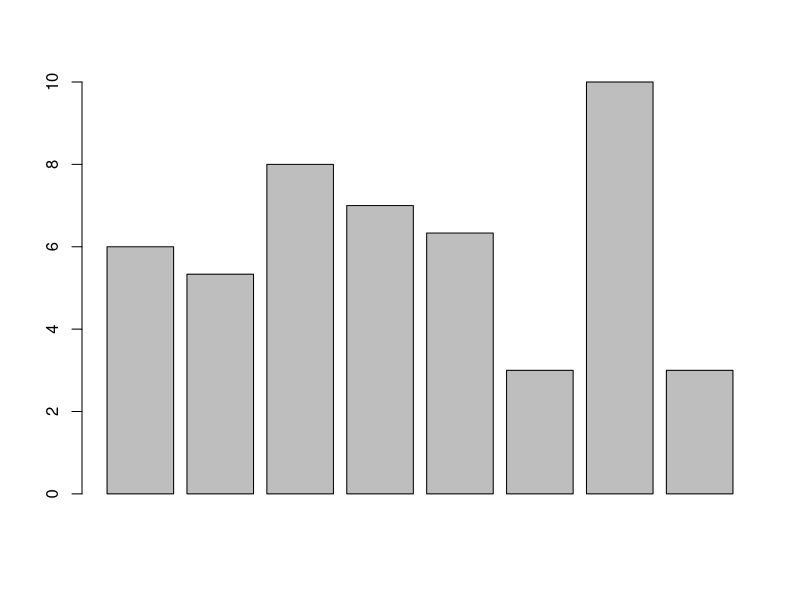
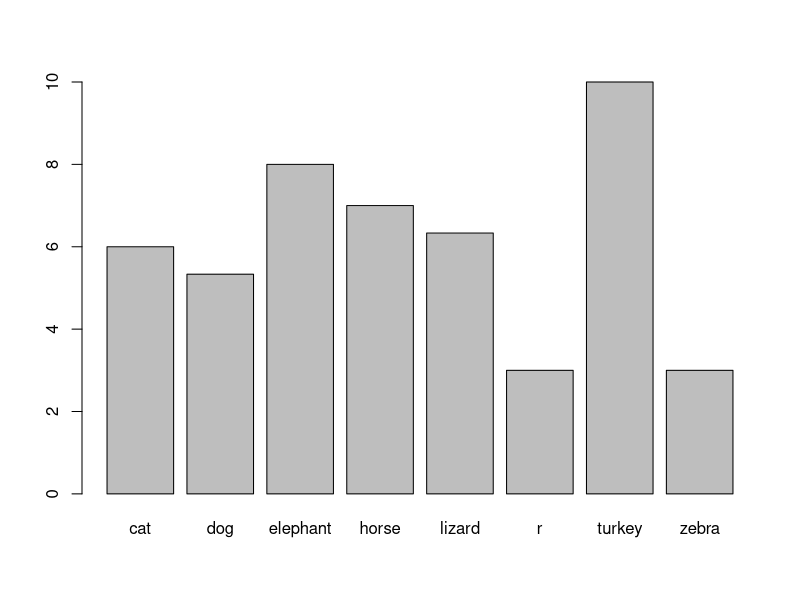
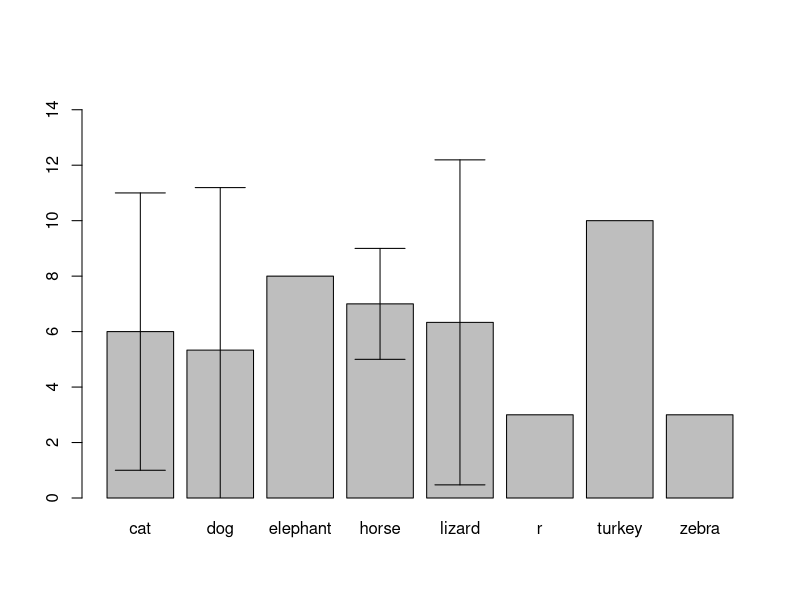
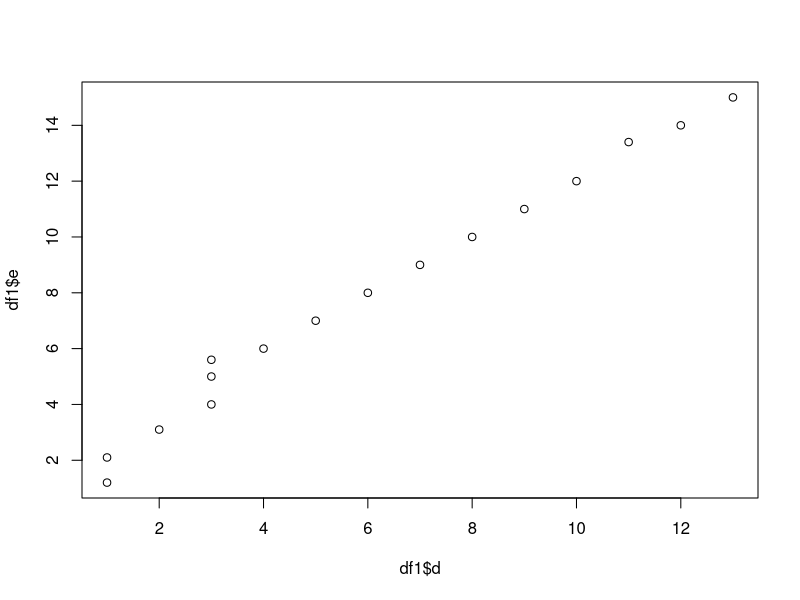
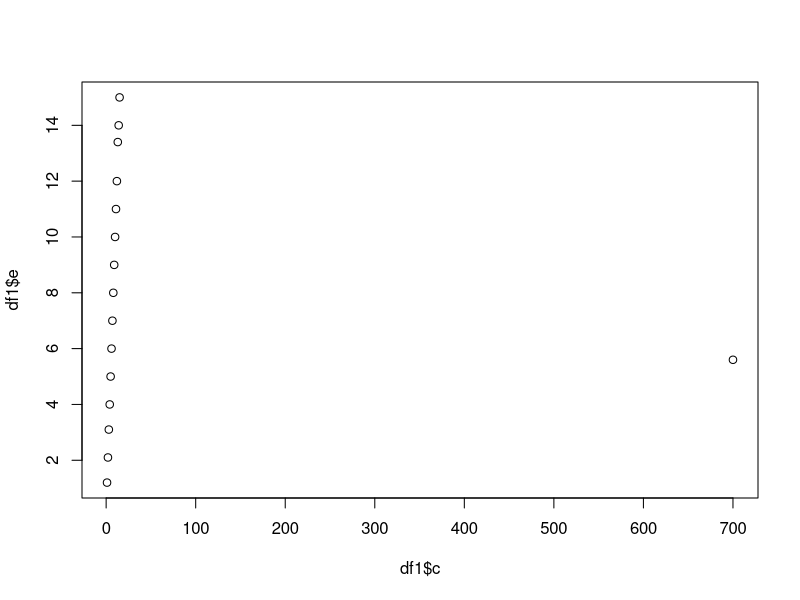
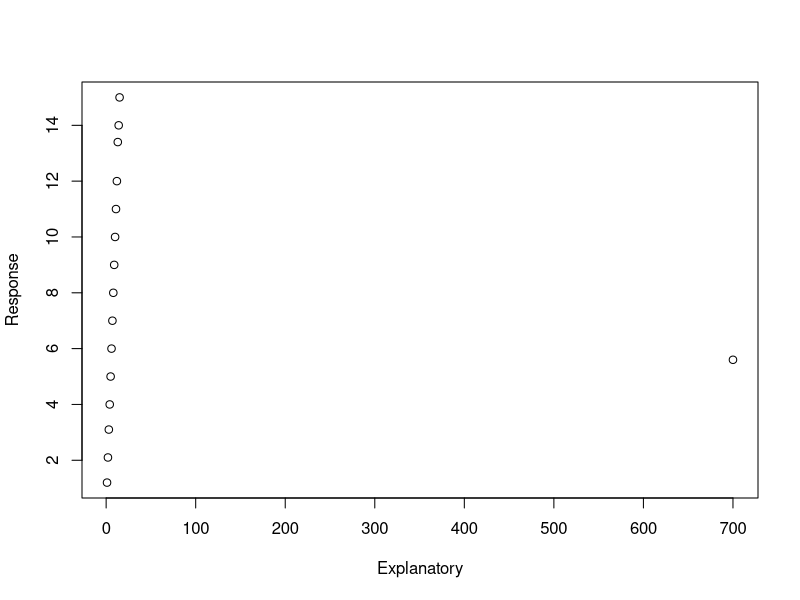
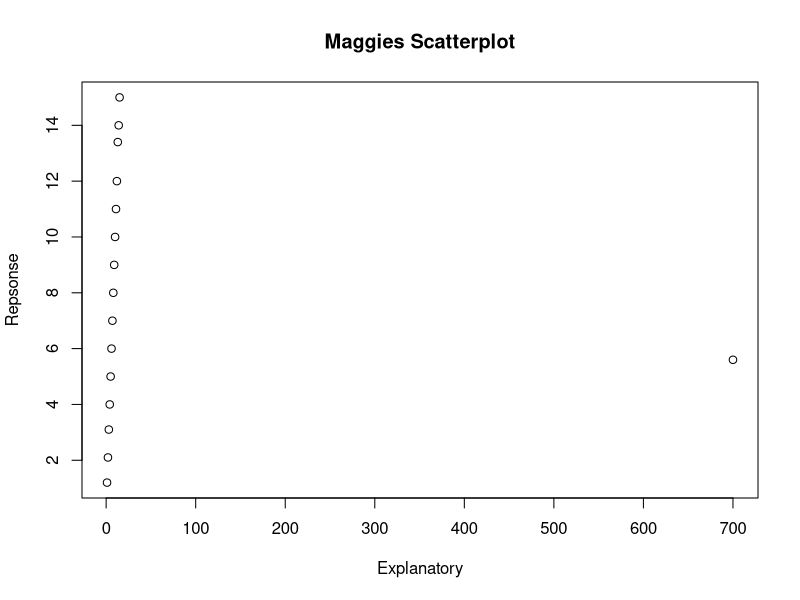
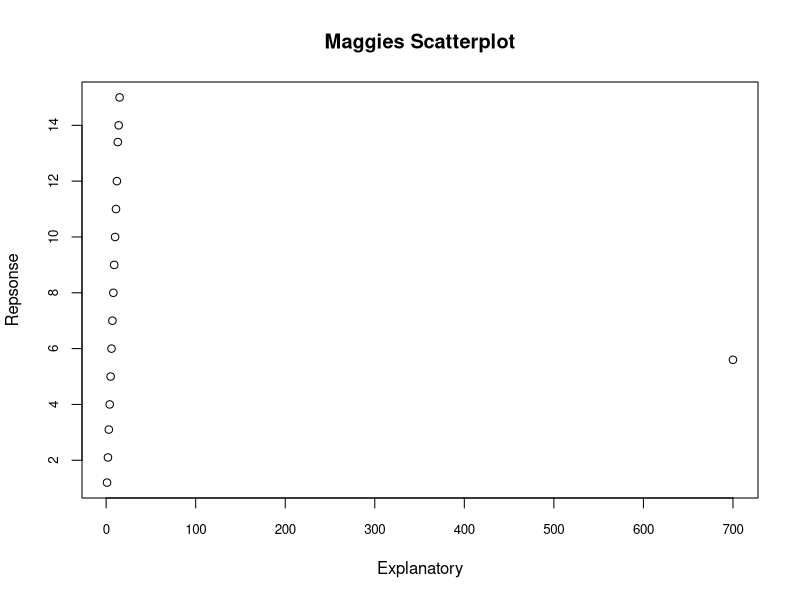

These charts were generated, in order, by the following R code:
# With the data frame you created last week you will:
a<- c("matt","classroom","Susquehanna","mouse","keyboard","map","pen","laptop","clock","lamp","trash","coat","rain","docs","board")
b<- c("cat","dog","lizard","zebra","dog","lizard","horse","cat","horse","elephant","horse","turkey","cat","dog","lizard")#many more than three unique values.
c<- c(1,2,3,4,5,6,7,8,9,10,11,12,13,14,15)
d<- c(1,1,2,3,3,4,5,6,7,8,9,10,11,12,13)
e<-c(1.2,2.1,3.1,4,5,6,7,8,9,10,11,12,13.4,14,15)

df<-as.data.frame(cbind(a,b,c,d,e))

df$c<-as.numeric(as.character(df$c))
df$d<-as.numeric(as.character(df$d))
df$e<-as.numeric(as.character(df$e))

add.row<-data.frame("l","r",700,3,5.600)

colnames(add.row)<-colnames(df)


df1<-rbind(df, add.row)

row.names(df1)<-df1$a
df1<-df1[,-1]
df1

# Create a barplot for one numeric column, grouped by the character vector with 3 unique values
  # Add error bars with mean and standard deviation to the plot
  # Change the x and y labels and add a title
  # Export the plot as a PDF that is 4 inches wide and 7 inches tall.

?aggregate
df.mean<-aggregate(df1$d~df1$b, FUN = 'mean')
df.mean

colnames(df.mean)<-c("Factor","Mean")
df.mean

barplot(df.mean$Mean)

barplot(df.mean$Mean, names.arg=df.mean$Factor)
#Invalid graphics state? "In doTryCatch(return(expr), name, parentenv, handler)
df.sd<-aggregate(df1$d~df1$b, FUN="sd")

colnames(df.sd)<-c("Factor","StanDev")

b.plot<-barplot(df.mean$Mean, names.arg=df.mean$Factor, ylim=c(0,15))

arrows(b.plot, df.mean$Mean-df.sd$StanDev, b.plot, df.mean$Mean+df.sd$StanDev, angle=90, code=3)




# Create a scatter plot between two of your numeric columns.
  # Change the point shape and color to something NOT used in the example.
  # Change the x and y labels and add a title
  # Export the plot as a JPEG by using the "Export" button in the plotting pane.

plot(df1$e~df1$d)

plot(df1$e~df1$c)

plot(df1$e~df1$c, xlab="Explanatory", ylab= "Response")

plot(df1$e~df1$c, xlab ="Explanatory", ylab="Repsonse", main = "Maggies Scatterplot")
plot(df1$e~df1$c, xlab ="Explanatory", ylab="Repsonse", main = "Maggies Scatterplot", cex.axis=0.8)
plot(df1$e~df1$c, xlab ="Explanatory", ylab="Repsonse", main = "Maggies Scatterplot", cex.axis=0.8, cex.main=0.5)
plot(df1$e~df1$c, xlab ="Explanatory", ylab="Repsonse", main = "Maggies Scatterplot", cex.axis=0.8, cex.main=1.25, cex.lab=1.25, pch=22, col='tomato2')

?pch
??color
colors()
# Upload both plots with the script used to create them to GitHub.
  # Follow the same file naming format as last week for the script.
  # Name plots as Lastname_barplot or Lastname_scatterplot. Save them to your "plots" folder.
